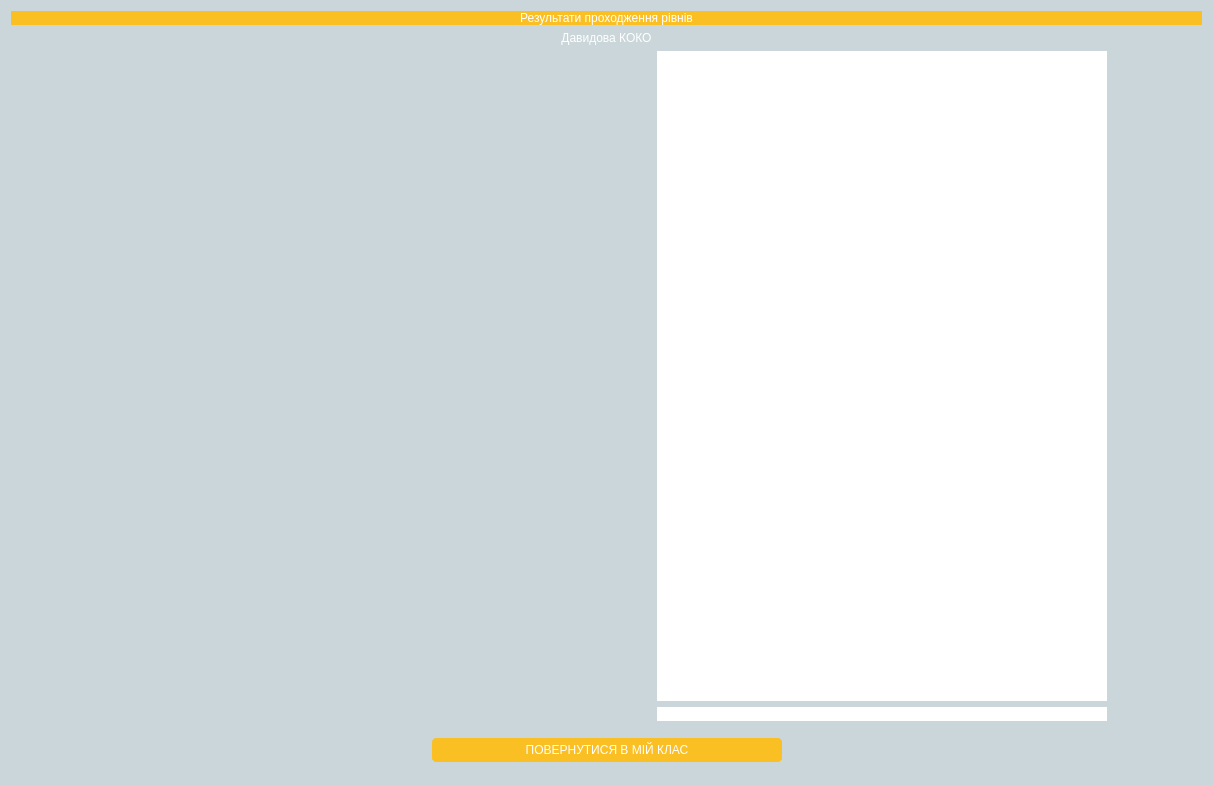
<?xml version="1.0" encoding="UTF-8"?>
<ui version="4.0">
 <class>Statistic</class>
 <widget class="QDialog" name="Statistic">
  <property name="geometry">
   <rect>
    <x>0</x>
    <y>0</y>
    <width>1213</width>
    <height>785</height>
   </rect>
  </property>
  <property name="windowTitle">
   <string>Dialog</string>
  </property>
  <property name="styleSheet">
   <string notr="true">#Statistic{background-color: #cbd6da;}</string>
  </property>
  <layout class="QVBoxLayout" name="verticalLayout">
   <item>
    <widget class="QLabel" name="title">
     <property name="styleSheet">
      <string notr="true">background-color: rgb(250, 191, 35);
color: rgb(255, 255, 255);
font: 63 45pt &quot;Yu Gothic UI Light&quot;;</string>
     </property>
     <property name="text">
      <string>Результати проходження рівнів</string>
     </property>
     <property name="alignment">
      <set>Qt::AlignCenter</set>
     </property>
    </widget>
   </item>
   <item>
    <widget class="QLabel" name="nameLabel">
     <property name="styleSheet">
      <string notr="true">font: 63 26pt  &quot;Yu Gothic UI Light&quot;;
color: rgb(255, 255, 255);</string>
     </property>
     <property name="text">
      <string>Давидова КОКО</string>
     </property>
     <property name="alignment">
      <set>Qt::AlignCenter</set>
     </property>
    </widget>
   </item>
   <item>
    <layout class="QHBoxLayout" name="horizontalLayout_2">
     <item>
      <spacer name="horizontalSpacer_5">
       <property name="orientation">
        <enum>Qt::Horizontal</enum>
       </property>
       <property name="sizeHint" stdset="0">
        <size>
         <width>40</width>
         <height>20</height>
        </size>
       </property>
      </spacer>
     </item>
     <item>
      <widget class="QLabel" name="image">
       <property name="minimumSize">
        <size>
         <width>450</width>
         <height>0</height>
        </size>
       </property>
       <property name="styleSheet">
        <string notr="true">#image{
image: url(:/res/img/potato.png);
}
#image:hover{
image: url(:/res/img/potato_2.png);
}</string>
       </property>
       <property name="text">
        <string/>
       </property>
      </widget>
     </item>
     <item>
      <spacer name="horizontalSpacer_6">
       <property name="orientation">
        <enum>Qt::Horizontal</enum>
       </property>
       <property name="sizeHint" stdset="0">
        <size>
         <width>40</width>
         <height>20</height>
        </size>
       </property>
      </spacer>
     </item>
     <item>
      <layout class="QVBoxLayout" name="verticalLayout_2">
       <item>
        <widget class="QTableView" name="tableView">
         <property name="minimumSize">
          <size>
           <width>450</width>
           <height>0</height>
          </size>
         </property>
         <property name="layoutDirection">
          <enum>Qt::LeftToRight</enum>
         </property>
         <property name="styleSheet">
          <string notr="true">border: 0px;
color: rgb(45, 44, 44);
font: 25 26pt &quot;Yu Gothic UI Light&quot;;
selection-background-color: rgb(250, 191, 35);</string>
         </property>
         <property name="verticalScrollBarPolicy">
          <enum>Qt::ScrollBarAsNeeded</enum>
         </property>
         <property name="horizontalScrollBarPolicy">
          <enum>Qt::ScrollBarAlwaysOff</enum>
         </property>
         <property name="textElideMode">
          <enum>Qt::ElideMiddle</enum>
         </property>
         <property name="showGrid">
          <bool>false</bool>
         </property>
         <attribute name="horizontalHeaderVisible">
          <bool>true</bool>
         </attribute>
         <attribute name="verticalHeaderVisible">
          <bool>false</bool>
         </attribute>
         <attribute name="verticalHeaderMinimumSectionSize">
          <number>0</number>
         </attribute>
         <attribute name="verticalHeaderDefaultSectionSize">
          <number>0</number>
         </attribute>
        </widget>
       </item>
       <item>
        <widget class="QLabel" name="averageLabel">
         <property name="styleSheet">
          <string notr="true">font: 63 26pt  &quot;Yu Gothic UI Light&quot;;
background-color: rgb(255, 255, 255);
color: rgb(45, 44, 44);</string>
         </property>
         <property name="text">
          <string/>
         </property>
        </widget>
       </item>
      </layout>
     </item>
     <item>
      <spacer name="horizontalSpacer_4">
       <property name="orientation">
        <enum>Qt::Horizontal</enum>
       </property>
       <property name="sizeHint" stdset="0">
        <size>
         <width>40</width>
         <height>20</height>
        </size>
       </property>
      </spacer>
     </item>
    </layout>
   </item>
   <item>
    <layout class="QHBoxLayout" name="horizontalLayout">
     <property name="spacing">
      <number>0</number>
     </property>
     <item>
      <spacer name="horizontalSpacer_3">
       <property name="orientation">
        <enum>Qt::Horizontal</enum>
       </property>
       <property name="sizeType">
        <enum>QSizePolicy::Fixed</enum>
       </property>
       <property name="sizeHint" stdset="0">
        <size>
         <width>150</width>
         <height>20</height>
        </size>
       </property>
      </spacer>
     </item>
     <item>
      <spacer name="horizontalSpacer">
       <property name="orientation">
        <enum>Qt::Horizontal</enum>
       </property>
       <property name="sizeHint" stdset="0">
        <size>
         <width>40</width>
         <height>20</height>
        </size>
       </property>
      </spacer>
     </item>
     <item>
      <widget class="QPushButton" name="homeButton">
       <property name="minimumSize">
        <size>
         <width>350</width>
         <height>0</height>
        </size>
       </property>
       <property name="styleSheet">
        <string notr="true">#homeButton{
background-color:rgb(250, 191, 35);
color: white;
font: 15pt &quot;Yu Gothic UI Semilight&quot;;
border:5px solid;
border-radius: 5px;
border-color: rgb(250, 191, 35);
}

#homeButton:hover{
border-color: rgb(45, 44, 44);
background-color: rgb(45, 44, 44);
color: white;
font: 14pt &quot;Yu Gothic UI Semilight&quot;;}</string>
       </property>
       <property name="text">
        <string>ПОВЕРНУТИСЯ В МІЙ КЛАС</string>
       </property>
      </widget>
     </item>
     <item>
      <spacer name="horizontalSpacer_2">
       <property name="orientation">
        <enum>Qt::Horizontal</enum>
       </property>
       <property name="sizeHint" stdset="0">
        <size>
         <width>40</width>
         <height>20</height>
        </size>
       </property>
      </spacer>
     </item>
     <item>
      <widget class="QLabel" name="logo">
       <property name="minimumSize">
        <size>
         <width>150</width>
         <height>47</height>
        </size>
       </property>
       <property name="styleSheet">
        <string notr="true">image: url(:/res/img/title.png);</string>
       </property>
       <property name="text">
        <string/>
       </property>
      </widget>
     </item>
    </layout>
   </item>
  </layout>
 </widget>
 <resources/>
 <connections/>
</ui>
